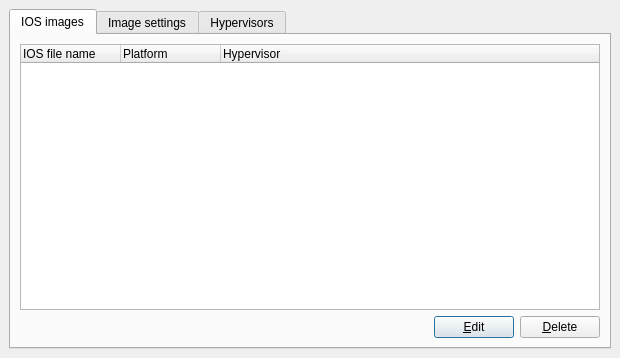
<ui version="4.0" >
 <class>IOSDialog</class>
 <widget class="QDialog" name="IOSDialog" >
  <property name="geometry" >
   <rect>
    <x>0</x>
    <y>0</y>
    <width>620</width>
    <height>358</height>
   </rect>
  </property>
  <property name="windowTitle" >
   <string>Record an IOS image</string>
  </property>
  <layout class="QVBoxLayout" >
   <property name="margin" >
    <number>9</number>
   </property>
   <property name="spacing" >
    <number>6</number>
   </property>
   <item>
    <widget class="QTabWidget" name="tabWidget" >
     <property name="currentIndex" >
      <number>0</number>
     </property>
     <widget class="QWidget" name="tab" >
      <attribute name="title" >
       <string>IOS images</string>
      </attribute>
      <layout class="QVBoxLayout" >
       <property name="margin" >
        <number>9</number>
       </property>
       <property name="spacing" >
        <number>6</number>
       </property>
       <item>
        <widget class="QTreeWidget" name="treeWidgetIOSimages" >
         <property name="indentation" >
          <number>20</number>
         </property>
         <property name="rootIsDecorated" >
          <bool>false</bool>
         </property>
         <column>
          <property name="text" >
           <string>IOS file name</string>
          </property>
         </column>
         <column>
          <property name="text" >
           <string>Platform</string>
          </property>
         </column>
         <column>
          <property name="text" >
           <string>Hypervisor</string>
          </property>
         </column>
        </widget>
       </item>
       <item>
        <layout class="QHBoxLayout" >
         <property name="margin" >
          <number>0</number>
         </property>
         <property name="spacing" >
          <number>6</number>
         </property>
         <item>
          <spacer>
           <property name="orientation" >
            <enum>Qt::Horizontal</enum>
           </property>
           <property name="sizeHint" >
            <size>
             <width>341</width>
             <height>20</height>
            </size>
           </property>
          </spacer>
         </item>
         <item>
          <widget class="QPushButton" name="pushButtonEditIOS" >
           <property name="text" >
            <string>&amp;Edit</string>
           </property>
          </widget>
         </item>
         <item>
          <widget class="QPushButton" name="pushButtonDeleteIOS" >
           <property name="text" >
            <string>&amp;Delete</string>
           </property>
          </widget>
         </item>
        </layout>
       </item>
      </layout>
     </widget>
     <widget class="QWidget" name="tab_2" >
      <attribute name="title" >
       <string>Image settings</string>
      </attribute>
      <layout class="QVBoxLayout" >
       <property name="margin" >
        <number>9</number>
       </property>
       <property name="spacing" >
        <number>6</number>
       </property>
       <item>
        <layout class="QGridLayout" >
         <property name="margin" >
          <number>0</number>
         </property>
         <property name="spacing" >
          <number>6</number>
         </property>
         <item row="0" column="1" >
          <widget class="QGroupBox" name="groupBox_2" >
           <property name="sizePolicy" >
            <sizepolicy>
             <hsizetype>0</hsizetype>
             <vsizetype>5</vsizetype>
             <horstretch>0</horstretch>
             <verstretch>0</verstretch>
            </sizepolicy>
           </property>
           <property name="title" >
            <string>Hypervisor</string>
           </property>
           <layout class="QVBoxLayout" >
            <property name="margin" >
             <number>9</number>
            </property>
            <property name="spacing" >
             <number>6</number>
            </property>
            <item>
             <layout class="QHBoxLayout" >
              <property name="margin" >
               <number>0</number>
              </property>
              <property name="spacing" >
               <number>6</number>
              </property>
              <item>
               <widget class="QCheckBox" name="checkBoxLocalHypervisor" >
                <property name="text" >
                 <string>Use the integrated hypervisor</string>
                </property>
                <property name="checked" >
                 <bool>true</bool>
                </property>
               </widget>
              </item>
              <item>
               <spacer>
                <property name="orientation" >
                 <enum>Qt::Horizontal</enum>
                </property>
                <property name="sizeHint" >
                 <size>
                  <width>21</width>
                  <height>23</height>
                 </size>
                </property>
               </spacer>
              </item>
             </layout>
            </item>
            <item>
             <widget class="QListWidget" name="listWidgetHypervisors" >
              <property name="sizePolicy" >
               <sizepolicy>
                <hsizetype>7</hsizetype>
                <vsizetype>7</vsizetype>
                <horstretch>0</horstretch>
                <verstretch>0</verstretch>
               </sizepolicy>
              </property>
             </widget>
            </item>
           </layout>
          </widget>
         </item>
         <item row="1" column="0" colspan="2" >
          <layout class="QHBoxLayout" >
           <property name="margin" >
            <number>0</number>
           </property>
           <property name="spacing" >
            <number>6</number>
           </property>
           <item>
            <spacer>
             <property name="orientation" >
              <enum>Qt::Horizontal</enum>
             </property>
             <property name="sizeHint" >
              <size>
               <width>501</width>
               <height>20</height>
              </size>
             </property>
            </spacer>
           </item>
           <item>
            <widget class="QPushButton" name="pushButtonAddIOSImage" >
             <property name="text" >
              <string>Add IOS image</string>
             </property>
            </widget>
           </item>
          </layout>
         </item>
         <item row="0" column="0" >
          <widget class="QGroupBox" name="groupBox" >
           <property name="sizePolicy" >
            <sizepolicy>
             <hsizetype>0</hsizetype>
             <vsizetype>5</vsizetype>
             <horstretch>0</horstretch>
             <verstretch>0</verstretch>
            </sizepolicy>
           </property>
           <property name="title" >
            <string>General settings</string>
           </property>
           <layout class="QVBoxLayout" >
            <property name="margin" >
             <number>9</number>
            </property>
            <property name="spacing" >
             <number>6</number>
            </property>
            <item>
             <layout class="QGridLayout" >
              <property name="margin" >
               <number>0</number>
              </property>
              <property name="spacing" >
               <number>6</number>
              </property>
              <item row="4" column="0" colspan="3" >
               <widget class="QCheckBox" name="checkBoxGhostFeature" >
                <property name="enabled" >
                 <bool>true</bool>
                </property>
                <property name="text" >
                 <string>Use ghost file</string>
                </property>
               </widget>
              </item>
              <item row="3" column="1" colspan="4" >
               <widget class="QLineEdit" name="lineEditIdlePC" >
                <property name="text" >
                 <string/>
                </property>
               </widget>
              </item>
              <item row="0" column="1" colspan="4" >
               <widget class="QLineEdit" name="lineEditIOSImage" />
              </item>
              <item row="3" column="0" >
               <widget class="QLabel" name="label_12" >
                <property name="text" >
                 <string>IDLE PC:</string>
                </property>
               </widget>
              </item>
              <item row="2" column="5" >
               <spacer>
                <property name="orientation" >
                 <enum>Qt::Horizontal</enum>
                </property>
                <property name="sizeType" >
                 <enum>QSizePolicy::Fixed</enum>
                </property>
                <property name="sizeHint" >
                 <size>
                  <width>31</width>
                  <height>20</height>
                 </size>
                </property>
               </spacer>
              </item>
              <item row="0" column="5" >
               <widget class="QPushButton" name="pushButtonSelectIOSImage" >
                <property name="maximumSize" >
                 <size>
                  <width>31</width>
                  <height>27</height>
                 </size>
                </property>
                <property name="text" >
                 <string>...</string>
                </property>
               </widget>
              </item>
              <item row="4" column="3" >
               <widget class="QLabel" name="label_15" >
                <property name="text" >
                 <string>size:</string>
                </property>
               </widget>
              </item>
              <item row="0" column="0" >
               <widget class="QLabel" name="label" >
                <property name="text" >
                 <string>Image file :</string>
                </property>
               </widget>
              </item>
              <item row="3" column="5" >
               <spacer>
                <property name="orientation" >
                 <enum>Qt::Horizontal</enum>
                </property>
                <property name="sizeType" >
                 <enum>QSizePolicy::Fixed</enum>
                </property>
                <property name="sizeHint" >
                 <size>
                  <width>31</width>
                  <height>20</height>
                 </size>
                </property>
               </spacer>
              </item>
              <item row="1" column="5" >
               <spacer>
                <property name="orientation" >
                 <enum>Qt::Horizontal</enum>
                </property>
                <property name="sizeType" >
                 <enum>QSizePolicy::Fixed</enum>
                </property>
                <property name="sizeHint" >
                 <size>
                  <width>31</width>
                  <height>20</height>
                 </size>
                </property>
               </spacer>
              </item>
              <item row="4" column="5" >
               <spacer>
                <property name="orientation" >
                 <enum>Qt::Horizontal</enum>
                </property>
                <property name="sizeType" >
                 <enum>QSizePolicy::Fixed</enum>
                </property>
                <property name="sizeHint" >
                 <size>
                  <width>31</width>
                  <height>20</height>
                 </size>
                </property>
               </spacer>
              </item>
              <item row="1" column="0" >
               <widget class="QLabel" name="label_2" >
                <property name="text" >
                 <string>Platform:</string>
                </property>
               </widget>
              </item>
              <item row="4" column="4" >
               <widget class="QSpinBox" name="spinBoxGhostFileSize" >
                <property name="singleStep" >
                 <number>8</number>
                </property>
               </widget>
              </item>
              <item row="2" column="0" >
               <widget class="QLabel" name="label_6" >
                <property name="text" >
                 <string>Chassis:</string>
                </property>
               </widget>
              </item>
              <item row="2" column="1" colspan="4" >
               <widget class="QComboBox" name="comboBoxChassis" >
                <item>
                 <property name="text" >
                  <string>3640</string>
                 </property>
                </item>
                <item>
                 <property name="text" >
                  <string>3660</string>
                 </property>
                </item>
               </widget>
              </item>
              <item row="1" column="1" colspan="4" >
               <widget class="QComboBox" name="comboBoxPlatform" >
                <item>
                 <property name="text" >
                  <string>3600</string>
                 </property>
                </item>
               </widget>
              </item>
             </layout>
            </item>
           </layout>
          </widget>
         </item>
        </layout>
       </item>
      </layout>
     </widget>
     <widget class="QWidget" name="tab_3" >
      <attribute name="title" >
       <string>Hypervisors</string>
      </attribute>
      <layout class="QVBoxLayout" >
       <property name="margin" >
        <number>9</number>
       </property>
       <property name="spacing" >
        <number>6</number>
       </property>
       <item>
        <widget class="QTreeWidget" name="treeWidgetHypervisor" >
         <column>
          <property name="text" >
           <string>Host</string>
          </property>
         </column>
         <column>
          <property name="text" >
           <string>Port</string>
          </property>
         </column>
        </widget>
       </item>
       <item>
        <layout class="QHBoxLayout" >
         <property name="margin" >
          <number>0</number>
         </property>
         <property name="spacing" >
          <number>6</number>
         </property>
         <item>
          <widget class="QLabel" name="label_3" >
           <property name="text" >
            <string>Host:</string>
           </property>
          </widget>
         </item>
         <item>
          <widget class="QLineEdit" name="lineEditHost" />
         </item>
         <item>
          <widget class="QLabel" name="label_4" >
           <property name="text" >
            <string>Port:</string>
           </property>
          </widget>
         </item>
         <item>
          <widget class="QLineEdit" name="lineEditPort" >
           <property name="sizePolicy" >
            <sizepolicy>
             <hsizetype>0</hsizetype>
             <vsizetype>0</vsizetype>
             <horstretch>0</horstretch>
             <verstretch>0</verstretch>
            </sizepolicy>
           </property>
          </widget>
         </item>
         <item>
          <spacer>
           <property name="orientation" >
            <enum>Qt::Horizontal</enum>
           </property>
           <property name="sizeType" >
            <enum>QSizePolicy::Fixed</enum>
           </property>
           <property name="sizeHint" >
            <size>
             <width>40</width>
             <height>20</height>
            </size>
           </property>
          </spacer>
         </item>
         <item>
          <widget class="QPushButton" name="pushButtonAddHypervisor" >
           <property name="text" >
            <string>&amp;Add</string>
           </property>
          </widget>
         </item>
         <item>
          <widget class="QPushButton" name="pushButtonDeleteHypervisor" >
           <property name="text" >
            <string>&amp;Delete</string>
           </property>
          </widget>
         </item>
        </layout>
       </item>
      </layout>
     </widget>
    </widget>
   </item>
  </layout>
 </widget>
 <resources/>
 <connections/>
</ui>
